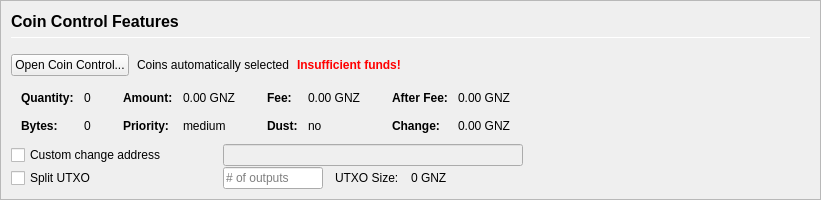
         <widget class="QFrame" name="frameCoinControl">
          <property name="sizePolicy">
           <sizepolicy hsizetype="Expanding" vsizetype="Expanding">
            <horstretch>0</horstretch>
            <verstretch>0</verstretch>
           </sizepolicy>
          </property>
          <property name="maximumSize">
           <size>
            <width>16777215</width>
            <height>16777215</height>
           </size>
          </property>
          <property name="frameShape">
           <enum>QFrame::StyledPanel</enum>
          </property>
          <property name="frameShadow">
           <enum>QFrame::Sunken</enum>
          </property>
          <layout class="QVBoxLayout" name="verticalLayoutCoinControl2">
           <property name="spacing">
            <number>0</number>
           </property>
           <property name="leftMargin">
            <number>0</number>
           </property>
           <property name="topMargin">
            <number>0</number>
           </property>
           <property name="rightMargin">
            <number>0</number>
           </property>
           <property name="bottomMargin">
            <number>0</number>
           </property>
           <item>
            <widget class="QFrame" name="frameCoinControl_BG">
             <layout class="QVBoxLayout" name="verticalLayoutCoinControl" stretch="0,0,0,0,0,0">
              <property name="spacing">
               <number>1</number>
              </property>
              <property name="leftMargin">
               <number>10</number>
              </property>
              <property name="topMargin">
               <number>10</number>
              </property>
              <item>
               <layout class="QHBoxLayout" name="horizontalLayoutCoinControl1">
                <property name="bottomMargin">
                 <number>15</number>
                </property>
                <item>
                 <layout class="QVBoxLayout" name="verticalLayout_3">
                  <property name="spacing">
                   <number>6</number>
                  </property>
                  <item>
                   <widget class="QLabel" name="labelCoinControlFeatures">
                    <property name="sizePolicy">
                     <sizepolicy hsizetype="Preferred" vsizetype="Maximum">
                      <horstretch>0</horstretch>
                      <verstretch>0</verstretch>
                     </sizepolicy>
                    </property>
                    <property name="minimumSize">
                     <size>
                      <width>0</width>
                      <height>20</height>
                     </size>
                    </property>
                    <property name="font">
                     <font>
                      <pointsize>12</pointsize>
                      <weight>75</weight>
                      <bold>true</bold>
                     </font>
                    </property>
                    <property name="styleSheet">
                     <string notr="true">font-weight:bold;</string>
                    </property>
                    <property name="text">
                     <string>Coin Control Features</string>
                    </property>
                   </widget>
                  </item>
                  <item>
                   <widget class="Line" name="line">
                    <property name="minimumSize">
                     <size>
                      <width>0</width>
                      <height>1</height>
                     </size>
                    </property>
                    <property name="maximumSize">
                     <size>
                      <width>16777215</width>
                      <height>1</height>
                     </size>
                    </property>
                    <property name="orientation">
                     <enum>Qt::Horizontal</enum>
                    </property>
                   </widget>
                  </item>
                 </layout>
                </item>
               </layout>
              </item>
              <item>
               <layout class="QHBoxLayout" name="horizontalLayoutCoinControl2" stretch="0,0,0,0">
                <property name="spacing">
                 <number>8</number>
                </property>
                <property name="bottomMargin">
                 <number>10</number>
                </property>
                <item>
                 <widget class="QPushButton" name="pushButtonCoinControl">
                  <property name="styleSheet">
                   <string notr="true"/>
                  </property>
                  <property name="text">
                   <string>Open Coin Control...</string>
                  </property>
                  <property name="autoDefault">
                   <bool>false</bool>
                  </property>
                 </widget>
                </item>
                <item>
                 <widget class="QLabel" name="labelCoinControlAutomaticallySelected">
                  <property name="text">
                   <string>Coins automatically selected</string>
                  </property>
                  <property name="margin">
                   <number>5</number>
                  </property>
                 </widget>
                </item>
                <item>
                 <widget class="QLabel" name="labelCoinControlInsuffFunds">
                  <property name="font">
                   <font>
                    <weight>75</weight>
                    <bold>true</bold>
                   </font>
                  </property>
                  <property name="styleSheet">
                   <string notr="true">color:red;font-weight:bold;</string>
                  </property>
                  <property name="text">
                   <string>Insufficient funds!</string>
                  </property>
                  <property name="margin">
                   <number>5</number>
                  </property>
                 </widget>
                </item>
                <item>
                 <spacer name="horizontalSpacerCoinControl">
                  <property name="orientation">
                   <enum>Qt::Horizontal</enum>
                  </property>
                  <property name="sizeHint" stdset="0">
                   <size>
                    <width>40</width>
                    <height>1</height>
                   </size>
                  </property>
                 </spacer>
                </item>
               </layout>
              </item>
              <item>
               <widget class="QWidget" name="widgetCoinControl" native="true">
                <property name="sizePolicy">
                 <sizepolicy hsizetype="Preferred" vsizetype="Preferred">
                  <horstretch>0</horstretch>
                  <verstretch>0</verstretch>
                 </sizepolicy>
                </property>
                <property name="minimumSize">
                 <size>
                  <width>0</width>
                  <height>0</height>
                 </size>
                </property>
                <property name="styleSheet">
                 <string notr="true"/>
                </property>
                <layout class="QHBoxLayout" name="horizontalLayoutCoinControl5">
                 <property name="leftMargin">
                  <number>0</number>
                 </property>
                 <property name="topMargin">
                  <number>0</number>
                 </property>
                 <property name="rightMargin">
                  <number>0</number>
                 </property>
                 <property name="bottomMargin">
                  <number>0</number>
                 </property>
                 <item>
                  <layout class="QHBoxLayout" name="horizontalLayoutCoinControl3" stretch="0,0,0,1">
                   <property name="spacing">
                    <number>20</number>
                   </property>
                   <property name="topMargin">
                    <number>0</number>
                   </property>
                   <property name="bottomMargin">
                    <number>10</number>
                   </property>
                   <item>
                    <layout class="QFormLayout" name="formLayoutCoinControl1">
                     <property name="horizontalSpacing">
                      <number>10</number>
                     </property>
                     <property name="verticalSpacing">
                      <number>14</number>
                     </property>
                     <property name="leftMargin">
                      <number>10</number>
                     </property>
                     <property name="topMargin">
                      <number>4</number>
                     </property>
                     <property name="rightMargin">
                      <number>6</number>
                     </property>
                     <item row="0" column="0">
                      <widget class="QLabel" name="labelCoinControlQuantityText">
                       <property name="font">
                        <font>
                         <weight>75</weight>
                         <bold>true</bold>
                        </font>
                       </property>
                       <property name="text">
                        <string>Quantity:</string>
                       </property>
                       <property name="margin">
                        <number>0</number>
                       </property>
                      </widget>
                     </item>
                     <item row="0" column="1">
                      <widget class="QLabel" name="labelCoinControlQuantity">
                       <property name="cursor">
                        <cursorShape>IBeamCursor</cursorShape>
                       </property>
                       <property name="contextMenuPolicy">
                        <enum>Qt::ActionsContextMenu</enum>
                       </property>
                       <property name="text">
                        <string notr="true">0</string>
                       </property>
                       <property name="margin">
                        <number>0</number>
                       </property>
                       <property name="textInteractionFlags">
                        <set>Qt::LinksAccessibleByMouse|Qt::TextSelectableByKeyboard|Qt::TextSelectableByMouse</set>
                       </property>
                      </widget>
                     </item>
                     <item row="1" column="0">
                      <widget class="QLabel" name="labelCoinControlBytesText">
                       <property name="font">
                        <font>
                         <weight>75</weight>
                         <bold>true</bold>
                        </font>
                       </property>
                       <property name="text">
                        <string>Bytes:</string>
                       </property>
                      </widget>
                     </item>
                     <item row="1" column="1">
                      <widget class="QLabel" name="labelCoinControlBytes">
                       <property name="cursor">
                        <cursorShape>IBeamCursor</cursorShape>
                       </property>
                       <property name="contextMenuPolicy">
                        <enum>Qt::ActionsContextMenu</enum>
                       </property>
                       <property name="text">
                        <string notr="true">0</string>
                       </property>
                       <property name="textInteractionFlags">
                        <set>Qt::LinksAccessibleByMouse|Qt::TextSelectableByKeyboard|Qt::TextSelectableByMouse</set>
                       </property>
                      </widget>
                     </item>
                    </layout>
                   </item>
                   <item>
                    <layout class="QFormLayout" name="formLayoutCoinControl2">
                     <property name="horizontalSpacing">
                      <number>10</number>
                     </property>
                     <property name="verticalSpacing">
                      <number>14</number>
                     </property>
                     <property name="leftMargin">
                      <number>6</number>
                     </property>
                     <property name="topMargin">
                      <number>4</number>
                     </property>
                     <property name="rightMargin">
                      <number>6</number>
                     </property>
                     <item row="0" column="0">
                      <widget class="QLabel" name="labelCoinControlAmountText">
                       <property name="font">
                        <font>
                         <weight>75</weight>
                         <bold>true</bold>
                        </font>
                       </property>
                       <property name="text">
                        <string>Amount:</string>
                       </property>
                       <property name="margin">
                        <number>0</number>
                       </property>
                      </widget>
                     </item>
                     <item row="0" column="1">
                      <widget class="QLabel" name="labelCoinControlAmount">
                       <property name="cursor">
                        <cursorShape>IBeamCursor</cursorShape>
                       </property>
                       <property name="contextMenuPolicy">
                        <enum>Qt::ActionsContextMenu</enum>
                       </property>
                       <property name="text">
                        <string notr="true">0.00 GNZ</string>
                       </property>
                       <property name="textInteractionFlags">
                        <set>Qt::LinksAccessibleByMouse|Qt::TextSelectableByKeyboard|Qt::TextSelectableByMouse</set>
                       </property>
                      </widget>
                     </item>
                     <item row="1" column="0">
                      <widget class="QLabel" name="labelCoinControlPriorityText">
                       <property name="font">
                        <font>
                         <weight>75</weight>
                         <bold>true</bold>
                        </font>
                       </property>
                       <property name="text">
                        <string>Priority:</string>
                       </property>
                      </widget>
                     </item>
                     <item row="1" column="1">
                      <widget class="QLabel" name="labelCoinControlPriority">
                       <property name="cursor">
                        <cursorShape>IBeamCursor</cursorShape>
                       </property>
                       <property name="contextMenuPolicy">
                        <enum>Qt::ActionsContextMenu</enum>
                       </property>
                       <property name="text">
                        <string>medium</string>
                       </property>
                       <property name="textInteractionFlags">
                        <set>Qt::LinksAccessibleByMouse|Qt::TextSelectableByKeyboard|Qt::TextSelectableByMouse</set>
                       </property>
                      </widget>
                     </item>
                    </layout>
                   </item>
                   <item>
                    <layout class="QFormLayout" name="formLayoutCoinControl3">
                     <property name="horizontalSpacing">
                      <number>10</number>
                     </property>
                     <property name="verticalSpacing">
                      <number>14</number>
                     </property>
                     <property name="leftMargin">
                      <number>6</number>
                     </property>
                     <property name="topMargin">
                      <number>4</number>
                     </property>
                     <property name="rightMargin">
                      <number>6</number>
                     </property>
                     <item row="0" column="0">
                      <widget class="QLabel" name="labelCoinControlFeeText">
                       <property name="font">
                        <font>
                         <weight>75</weight>
                         <bold>true</bold>
                        </font>
                       </property>
                       <property name="text">
                        <string>Fee:</string>
                       </property>
                       <property name="margin">
                        <number>0</number>
                       </property>
                      </widget>
                     </item>
                     <item row="0" column="1">
                      <widget class="QLabel" name="labelCoinControlFee">
                       <property name="cursor">
                        <cursorShape>IBeamCursor</cursorShape>
                       </property>
                       <property name="contextMenuPolicy">
                        <enum>Qt::ActionsContextMenu</enum>
                       </property>
                       <property name="text">
                        <string notr="true">0.00 GNZ</string>
                       </property>
                       <property name="textInteractionFlags">
                        <set>Qt::LinksAccessibleByMouse|Qt::TextSelectableByKeyboard|Qt::TextSelectableByMouse</set>
                       </property>
                      </widget>
                     </item>
                     <item row="1" column="0">
                      <widget class="QLabel" name="labelCoinControlLowOutputText">
                       <property name="font">
                        <font>
                         <weight>75</weight>
                         <bold>true</bold>
                        </font>
                       </property>
                       <property name="text">
                        <string>Dust:</string>
                       </property>
                      </widget>
                     </item>
                     <item row="1" column="1">
                      <widget class="QLabel" name="labelCoinControlLowOutput">
                       <property name="cursor">
                        <cursorShape>IBeamCursor</cursorShape>
                       </property>
                       <property name="contextMenuPolicy">
                        <enum>Qt::ActionsContextMenu</enum>
                       </property>
                       <property name="text">
                        <string>no</string>
                       </property>
                       <property name="textInteractionFlags">
                        <set>Qt::LinksAccessibleByMouse|Qt::TextSelectableByKeyboard|Qt::TextSelectableByMouse</set>
                       </property>
                      </widget>
                     </item>
                    </layout>
                   </item>
                   <item>
                    <layout class="QFormLayout" name="formLayoutCoinControl4">
                     <property name="horizontalSpacing">
                      <number>10</number>
                     </property>
                     <property name="verticalSpacing">
                      <number>14</number>
                     </property>
                     <property name="leftMargin">
                      <number>6</number>
                     </property>
                     <property name="topMargin">
                      <number>4</number>
                     </property>
                     <property name="rightMargin">
                      <number>6</number>
                     </property>
                     <item row="0" column="0">
                      <widget class="QLabel" name="labelCoinControlAfterFeeText">
                       <property name="font">
                        <font>
                         <weight>75</weight>
                         <bold>true</bold>
                        </font>
                       </property>
                       <property name="text">
                        <string>After Fee:</string>
                       </property>
                       <property name="margin">
                        <number>0</number>
                       </property>
                      </widget>
                     </item>
                     <item row="0" column="1">
                      <widget class="QLabel" name="labelCoinControlAfterFee">
                       <property name="cursor">
                        <cursorShape>IBeamCursor</cursorShape>
                       </property>
                       <property name="contextMenuPolicy">
                        <enum>Qt::ActionsContextMenu</enum>
                       </property>
                       <property name="text">
                        <string notr="true">0.00 GNZ</string>
                       </property>
                       <property name="textInteractionFlags">
                        <set>Qt::LinksAccessibleByMouse|Qt::TextSelectableByKeyboard|Qt::TextSelectableByMouse</set>
                       </property>
                      </widget>
                     </item>
                     <item row="1" column="0">
                      <widget class="QLabel" name="labelCoinControlChangeText">
                       <property name="font">
                        <font>
                         <weight>75</weight>
                         <bold>true</bold>
                        </font>
                       </property>
                       <property name="text">
                        <string>Change:</string>
                       </property>
                      </widget>
                     </item>
                     <item row="1" column="1">
                      <widget class="QLabel" name="labelCoinControlChange">
                       <property name="cursor">
                        <cursorShape>IBeamCursor</cursorShape>
                       </property>
                       <property name="contextMenuPolicy">
                        <enum>Qt::ActionsContextMenu</enum>
                       </property>
                       <property name="text">
                        <string notr="true">0.00 GNZ</string>
                       </property>
                       <property name="textInteractionFlags">
                        <set>Qt::LinksAccessibleByMouse|Qt::TextSelectableByKeyboard|Qt::TextSelectableByMouse</set>
                       </property>
                      </widget>
                     </item>
                    </layout>
                   </item>
                  </layout>
                 </item>
                </layout>
               </widget>
              </item>
              <item>
               <layout class="QHBoxLayout" name="horizontalLayoutCoinControl4">
                <property name="spacing">
                 <number>12</number>
                </property>
                <property name="sizeConstraint">
                 <enum>QLayout::SetDefaultConstraint</enum>
                </property>
                <property name="topMargin">
                 <number>0</number>
                </property>
                <property name="rightMargin">
                 <number>0</number>
                </property>
                <item>
                 <widget class="QCheckBox" name="checkBoxCoinControlChange">
                  <property name="sizePolicy">
                   <sizepolicy hsizetype="Preferred" vsizetype="Preferred">
                    <horstretch>0</horstretch>
                    <verstretch>0</verstretch>
                   </sizepolicy>
                  </property>
                  <property name="minimumSize">
                   <size>
                    <width>200</width>
                    <height>0</height>
                   </size>
                  </property>
                  <property name="maximumSize">
                   <size>
                    <width>200</width>
                    <height>16777215</height>
                   </size>
                  </property>
                  <property name="toolTip">
                   <string>If this is activated, but the change address is empty or invalid, change will be sent to a newly generated address.</string>
                  </property>
                  <property name="text">
                   <string>Custom change address</string>
                  </property>
                 </widget>
                </item>
                <item>
                 <widget class="QValidatedLineEdit" name="lineEditCoinControlChange">
                  <property name="enabled">
                   <bool>false</bool>
                  </property>
                  <property name="sizePolicy">
                   <sizepolicy hsizetype="Preferred" vsizetype="Preferred">
                    <horstretch>0</horstretch>
                    <verstretch>0</verstretch>
                   </sizepolicy>
                  </property>
                  <property name="minimumSize">
                   <size>
                    <width>300</width>
                    <height>0</height>
                   </size>
                  </property>
                 </widget>
                </item>
                <item>
                 <widget class="QLabel" name="labelCoinControlChangeLabel">
                  <property name="sizePolicy">
                   <sizepolicy hsizetype="Preferred" vsizetype="Preferred">
                    <horstretch>0</horstretch>
                    <verstretch>0</verstretch>
                   </sizepolicy>
                  </property>
                  <property name="minimumSize">
                   <size>
                    <width>100</width>
                    <height>0</height>
                   </size>
                  </property>
                  <property name="text">
                   <string/>
                  </property>
                  <property name="margin">
                   <number>3</number>
                  </property>
                 </widget>
                </item>
               </layout>
              </item>
              <item>
               <layout class="QHBoxLayout" name="horizontalLayoutCoinControl6">
                <property name="spacing">
                 <number>12</number>
                </property>
                <property name="rightMargin">
                 <number>0</number>
                </property>
                <item>
                 <widget class="QCheckBox" name="splitBlockCheckBox">
                  <property name="sizePolicy">
                   <sizepolicy hsizetype="Preferred" vsizetype="Preferred">
                    <horstretch>0</horstretch>
                    <verstretch>0</verstretch>
                   </sizepolicy>
                  </property>
                  <property name="minimumSize">
                   <size>
                    <width>200</width>
                    <height>0</height>
                   </size>
                  </property>
                  <property name="maximumSize">
                   <size>
                    <width>200</width>
                    <height>16777215</height>
                   </size>
                  </property>
                  <property name="text">
                   <string>Split UTXO</string>
                  </property>
                 </widget>
                </item>
                <item>
                 <widget class="QLineEdit" name="splitBlockLineEdit">
                  <property name="sizePolicy">
                   <sizepolicy hsizetype="Preferred" vsizetype="Preferred">
                    <horstretch>50</horstretch>
                    <verstretch>0</verstretch>
                   </sizepolicy>
                  </property>
                  <property name="minimumSize">
                   <size>
                    <width>100</width>
                    <height>0</height>
                   </size>
                  </property>
                  <property name="maximumSize">
                   <size>
                    <width>100</width>
                    <height>16777215</height>
                   </size>
                  </property>
                  <property name="placeholderText">
                   <string># of outputs</string>
                  </property>
                 </widget>
                </item>
                <item>
                 <widget class="QLabel" name="labelBlockSizeText">
                  <property name="text">
                   <string>UTXO Size:</string>
                  </property>
                 </widget>
                </item>
                <item>
                 <widget class="QLabel" name="labelBlockSize">
                  <property name="text">
                   <string>0 GNZ</string>
                  </property>
                 </widget>
                </item>
                <item>
                 <spacer name="horizontalSpacer_7">
                  <property name="orientation">
                   <enum>Qt::Horizontal</enum>
                  </property>
                  <property name="sizeHint" stdset="0">
                   <size>
                    <width>40</width>
                    <height>20</height>
                   </size>
                  </property>
                 </spacer>
                </item>
               </layout>
              </item>
              <item>
               <spacer name="verticalSpacerCoinControl">
                <property name="orientation">
                 <enum>Qt::Vertical</enum>
                </property>
                <property name="sizeHint" stdset="0">
                 <size>
                  <width>800</width>
                  <height>1</height>
                 </size>
                </property>
               </spacer>
              </item>
             </layout>
            </widget>
           </item>
          </layout>
         </widget>
